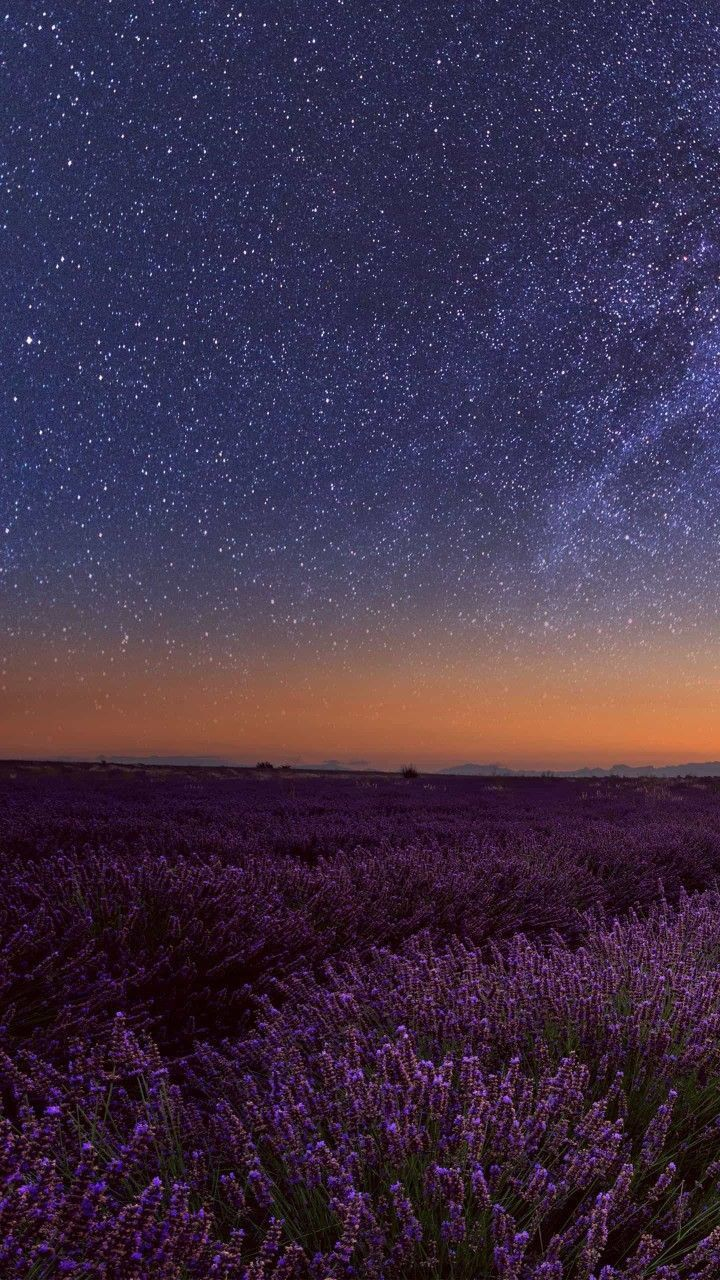
#> input picture gambar2.jpg, 720 x 1280 px
$ python 'min filter.py'
#> lines starting #> are read from the running program, lines starting #| are printed output that depends on the picture
import cv2
import numpy as np

# load image
img = cv2.imread('gambar2.jpg', 0)
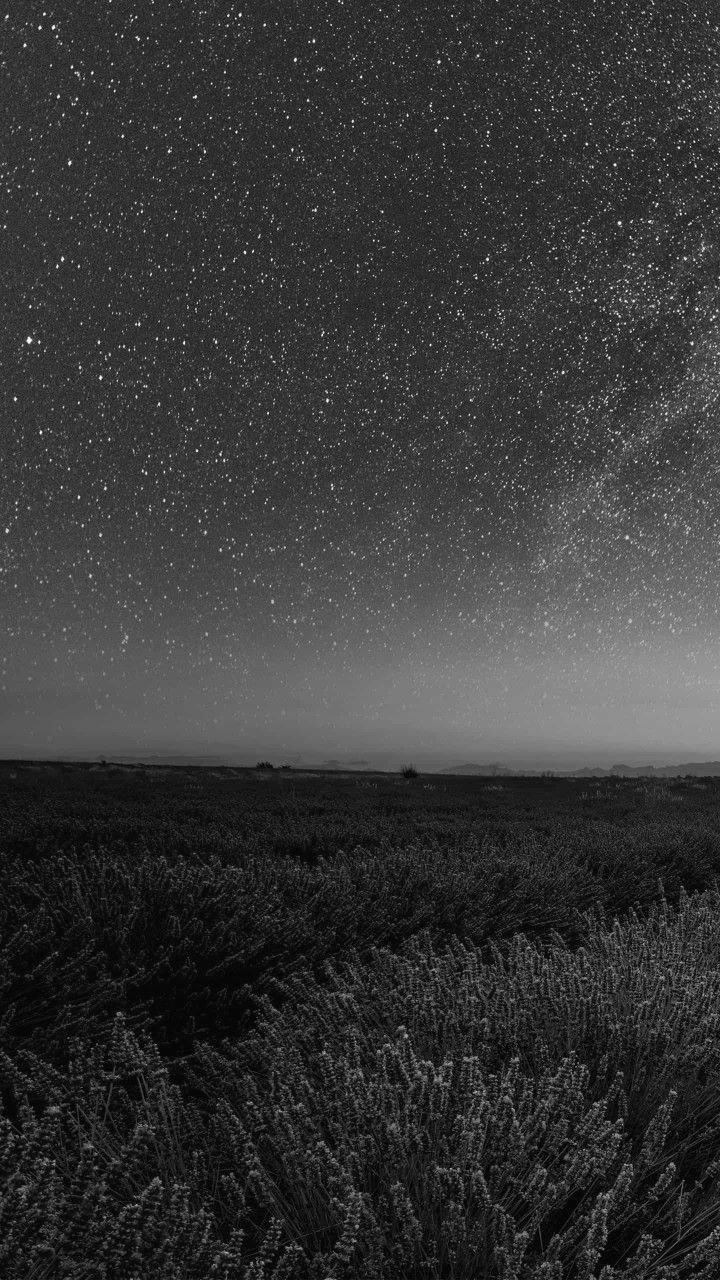
#> img: shape (1280, 720); min 0, max 254, mean 54.7

# define kernel size
kernel_size = 3

# apply min filter
img_filtered = cv2.erode(img, np.ones((kernel_size, kernel_size), np.uint8))
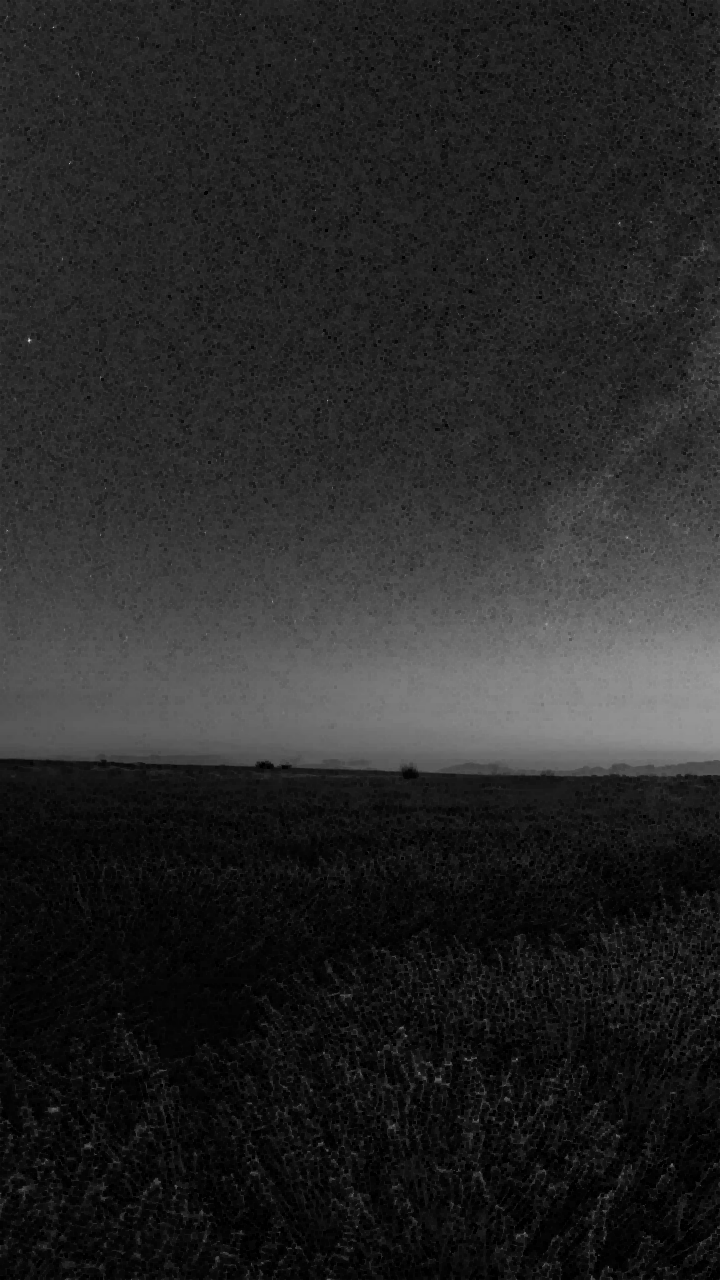
#> img_filtered: shape (1280, 720); min 0, max 226, mean 38.6

# display images
cv2.imshow('original image', img)
cv2.imshow('filtered image', img_filtered)
cv2.waitKey(0)
cv2.destroyAllWindows()

$ run again, with Gambar1.jpg copied over gambar2.jpg
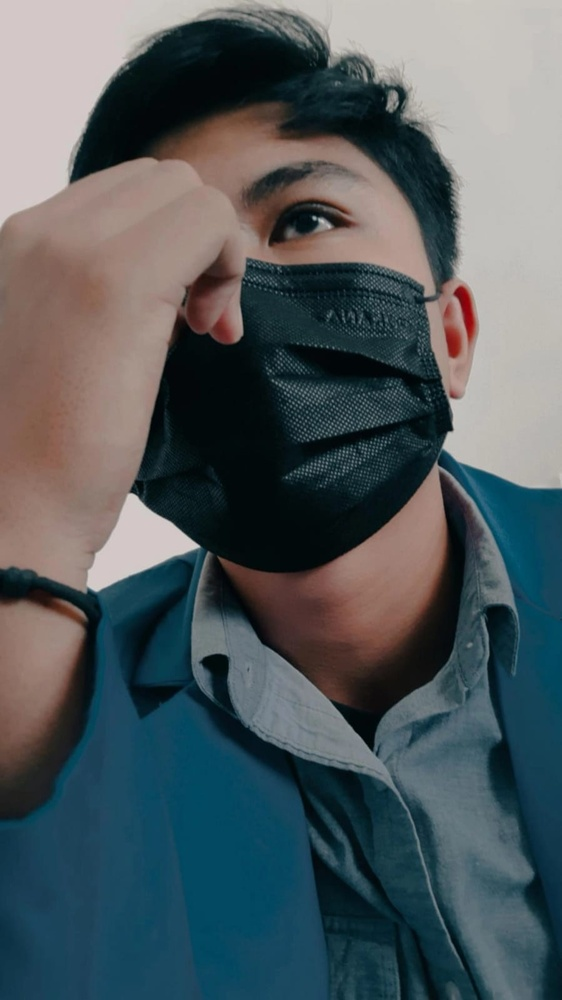
#> input picture Gambar1.jpg, 562 x 1000 px, shrunk from 899 x 1599 before the run
#> `img = cv2.imread('gambar2.jpg', 0)`:
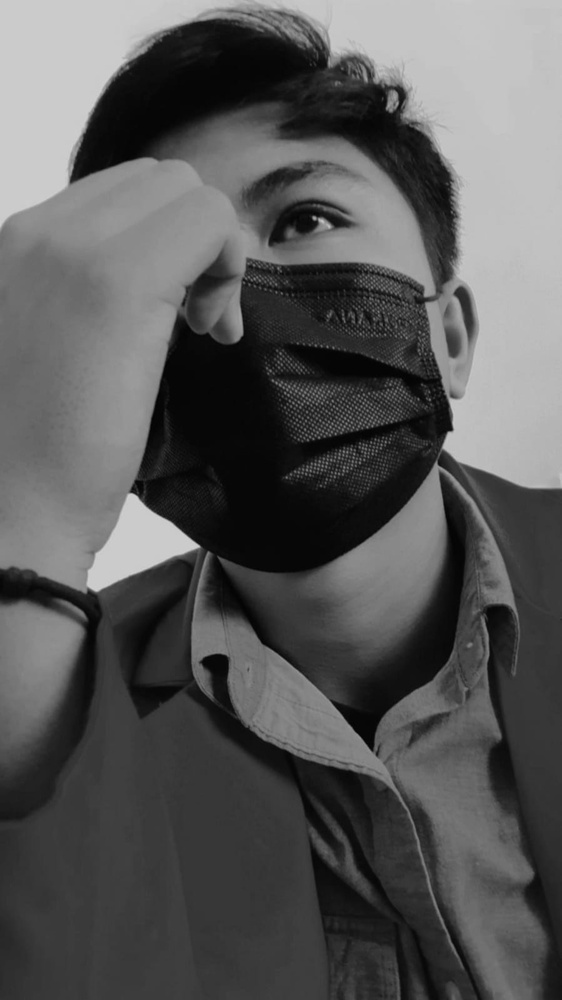
#> img: shape (1000, 562); min 0, max 209, mean 88.2
#> `img_filtered = cv2.erode(img, np.ones((kernel_size, kernel_size), np.u..`:
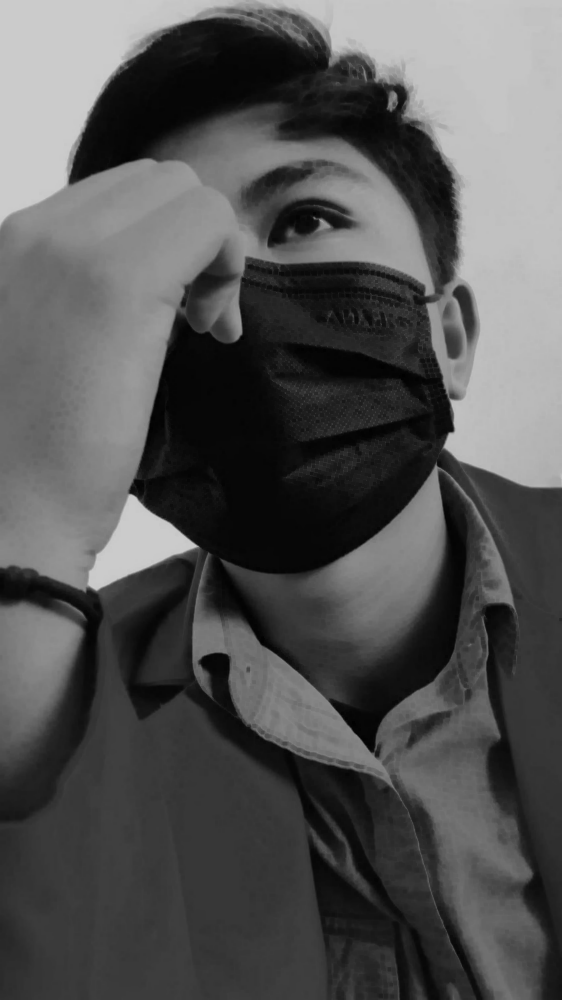
#> img_filtered: shape (1000, 562); min 0, max 204, mean 84.3
